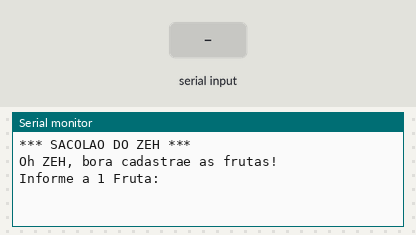
Simulated run of this sketch. Board: Arduino Uno, built with avr-gcc and run on an emulated ATmega328P. Shown: the last lines printed to the serial monitor. Inputs (shaded band) come from the test bench.

Above: at 0.8 s.
0.9 s: "90,45\n" received over Serial
At 2.3 s:
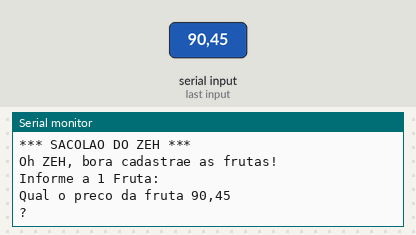
3.4 s: "5\n" received over Serial
At 5.1 s:
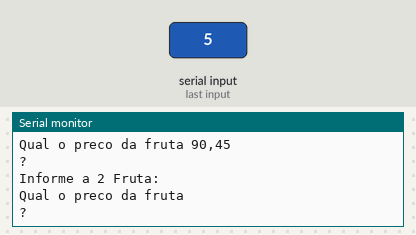

The sketch:

Cadastro_de_frutas_com_precos_vetores.ino
```cpp
// C++ code
//
String frutas[6];
float precosFrutas[6];
void setup()
{
 int i;

 Serial.begin(9600);

 Serial.println("*** SACOLAO DO ZEH ***");
 Serial.println();


 Serial.print("Oh ZEH, bora cadastrae as frutas!");

 Serial.println();

 for( i = 0; i <= 5; i++){

 Serial.println("Informe a " + String(i + 1) + " Fruta: ");
 while(!Serial.available());
 String fruta = Serial.readString();
 frutas[i] = fruta;

 Serial.println("Qual o preco da fruta " + fruta + "?");
 while(!Serial.available());
 float preco = Serial.parseFloat();
 precosFrutas[i] = preco;
 }

  for( i = 0; i <= 5; i++){
  Serial.println(String(i) +"a Fruta: " + frutas[i] );
  Serial.println("Preco: " + String(precosFrutas[i]) );
  }
}

void loop()
{

}
```

Measured:
- after the input at 0.9 s, the serial monitor: prints a new line after 1.0 s (image 1)
- after the input at 3.4 s, the serial monitor: prints a new line at once (image 2)
